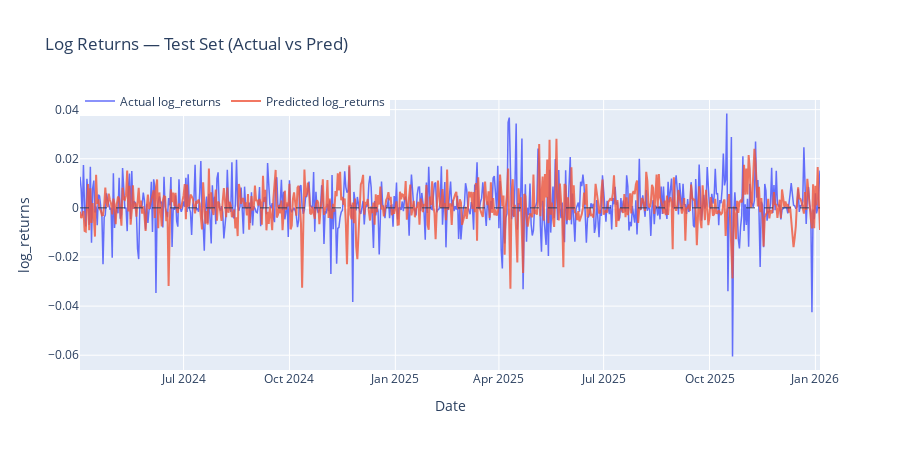

The notebook cell saved with this chart:
### Code cell
import plotly.graph_objects as go
import numpy as np

# ===== predict =====
# Giả định predict trả về numpy array
y_pred_norm, y_true_norm = predict(test_loader)

# ===== THAY ĐỔI: Inverse transform bằng Class =====
# Thay vì: y_pred = y_pred_norm * y_std + y_mu
# Ta dùng:
y_pred = scaler_y.decode(y_pred_norm)
y_true = scaler_y.decode(y_true_norm)

# Nếu predict trả về list hoặc tensor, đảm bảo convert sang numpy trước khi decode
# y_pred = scaler_y.decode(np.array(y_pred_norm)) 


# ===== map dates (Giữ nguyên) =====
all_target_idx = np.arange(lookback, len(df))
test_target_idx = all_target_idx[split:]
dates_test = df["date"].iloc[test_target_idx].reset_index(drop=True)


# =========================
# =========================
fig = go.Figure()

# actual
fig.add_trace(go.Scatter(
    x=dates_test,
    y=y_true.flatten(), # flatten() để đảm bảo mảng là 1D cho plotly vẽ đẹp
    mode="lines",
    name="Actual log_returns",
    line=dict(width=1.5)
))

# predicted
fig.add_trace(go.Scatter(
    x=dates_test,
    y=y_pred.flatten(), # flatten() tương tự
    mode="lines",
    name="Predicted log_returns",
    opacity=0.8
))

# zero line
fig.add_hline(y=0, line_width=1, line_dash="dash")


# ===== layout tuning =====
fig.update_layout(
    title="Log Returns — Test Set (Actual vs Pred)",
    xaxis_title="Date",
    yaxis_title="log_returns",
    hovermode="x unified",
    height=450,
    legend=dict(orientation="h", y=1.05)
)

fig.show()

### Figure 1 — Plotly figure (JSON) as saved in the notebook; plotly's stock layout.template omitted (floating-point values rounded to 4 significant figures; data arrays with more than 128 entries replaced by an {"elided": "..."} marker saying what was removed)
{"data": [{"line": {"width": 1.5}, "mode": "lines", "name": "Actual log_returns", "type": "scatter", "x": {"elided": "644 str values"}, "y": {"elided": "644 float values"}}, {"mode": "lines", "name": "Predicted log_returns", "opacity": 0.8, "type": "scatter", "x": {"elided": "644 str values"}, "y": {"elided": "644 float values"}}], "layout": {"height": 450, "hovermode": "x unified", "legend": {"orientation": "h", "y": 1.05}, "shapes": [{"line": {"dash": "dash", "width": 1}, "type": "line", "x0": 0, "x1": 1, "xref": "x domain", "y0": 0, "y1": 0, "yref": "y"}], "title": {"text": "Log Returns — Test Set (Actual vs Pred)"}, "xaxis": {"title": {"text": "Date"}}, "yaxis": {"title": {"text": "log_returns"}}}}
